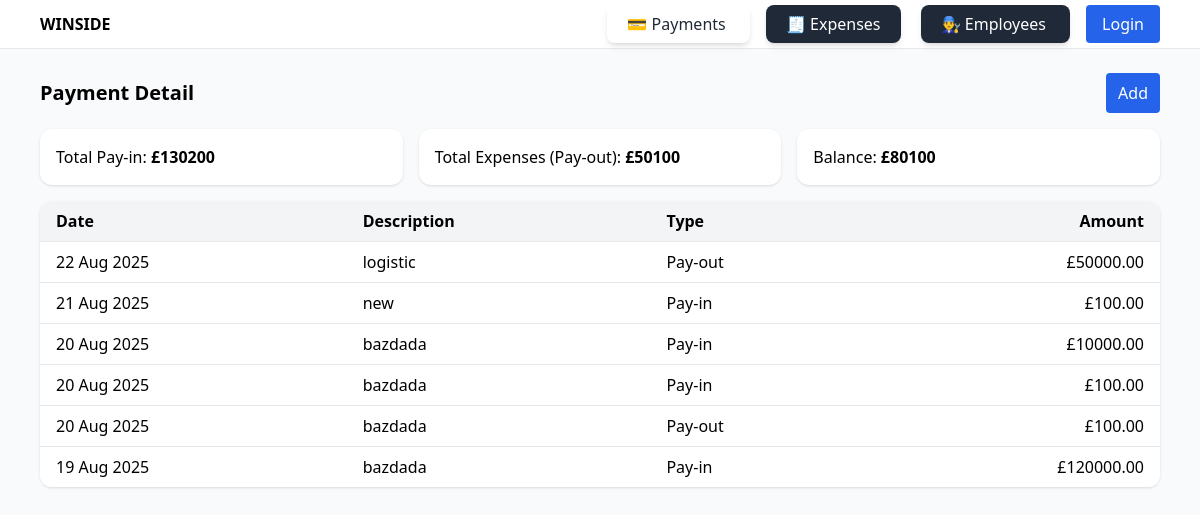
The page /payments/ on the database its author committed.
### payments/models.py (models this page shows, shortened)
class Payment(models.Model):
    TYPE_CHOICES = [('IN','Pay-in'), ('OUT','Pay-out')]
    date = models.DateField()
    description = models.CharField(max_length=255)
    amount = models.DecimalField(max_digits=12, decimal_places=2)
    type = models.CharField(max_length=3, choices=TYPE_CHOICES, default='IN')
    class Meta: ordering = ['-date','-id']

### payments/views.py (the view)
# urls.py: path("", PaymentList.as_view(), name="list"),
class PaymentList(ListView):
    model = Payment
    template_name = 'payments/list.html'
    context_object_name = 'items'
    def get_context_data(self, **kwargs):
        ctx = super().get_context_data(**kwargs)
        payin = Payment.objects.filter(type='IN').aggregate(total=Sum('amount'))['total'] or 0
        payout = Payment.objects.filter(type='OUT').aggregate(total=Sum('amount'))['total'] or 0
        balance = payin - payout
        ctx.update({'total_payin': payin, 'total_payout': payout, 'balance': balance})
        return ctx

### payments/templates/payments/list.html (shortened to what this page needs)
{% extends 'base.html' %}
{% block content %}
<div class="flex items-center justify-between">
  <h1 class="text-xl font-semibold">Payment Detail</h1>
  <a href="{% url 'payments:create' %}" class="px-3 py-2 rounded bg-blue-600 text-white">Add</a>
</div>
<div class="grid grid-cols-1 md:grid-cols-3 gap-4 my-4">
  <div class="bg-white p-4 rounded-xl shadow">Total Pay-in: <strong>£{{ total_payin|default:0 }}</strong></div>
  <div class="bg-white p-4 rounded-xl shadow">Total Expenses (Pay-out): <strong>£{{ total_payout|default:0 }}</strong></div>
  <div class="bg-white p-4 rounded-xl shadow">Balance: <strong>£{{ balance|default:0 }}</strong></div>
</div>
<div class="bg-white rounded-xl shadow overflow-hidden">
  <table class="min-w-full divide-y">
    <thead class="bg-gray-100"><tr>
      <th class="px-4 py-2 text-left">Date</th>
      <th class="px-4 py-2 text-left">Description</th>
      <th class="px-4 py-2 text-left">Type</th>
      <th class="px-4 py-2 text-right">Amount</th>
    </tr></thead>
    <tbody class="divide-y">
    {% for i in items %}
      <tr class="bg-white">
        <td class="px-4 py-2">{{ i.date }}</td>
        <td class="px-4 py-2">{{ i.description }}</td>
        <td class="px-4 py-2">{{ i.get_type_display }}</td>
        <td class="px-4 py-2 text-right">£{{ i.amount }}</td>
      </tr>
    {% empty %}
      <tr><td colspan="4" class="px-4 py-6 text-center text-gray-500">No records yet.</td></tr>
    {% endfor %}
    </tbody>
  </table>
</div>
{% endblock %}

### rows shown on the page
Payment: date "22 Aug 2025", description "logistic", type "Pay-out", amount "50000.00"
Payment: date "21 Aug 2025", description "new", type "Pay-in", amount "100.00"
Payment: date "20 Aug 2025", description "bazdada", type "Pay-in", amount "10000.00"
Payment: date "20 Aug 2025", description "bazdada", type "Pay-in", amount "100.00"
Payment: date "20 Aug 2025", description "bazdada", type "Pay-out", amount "100.00"
Payment: date "19 Aug 2025", description "bazdada", type "Pay-in", amount "120000.00"

### other values the page prints
{{ total_payin|default:0 }} "130200"
{{ total_payout|default:0 }} "50100"
{{ balance|default:0 }} "80100"
